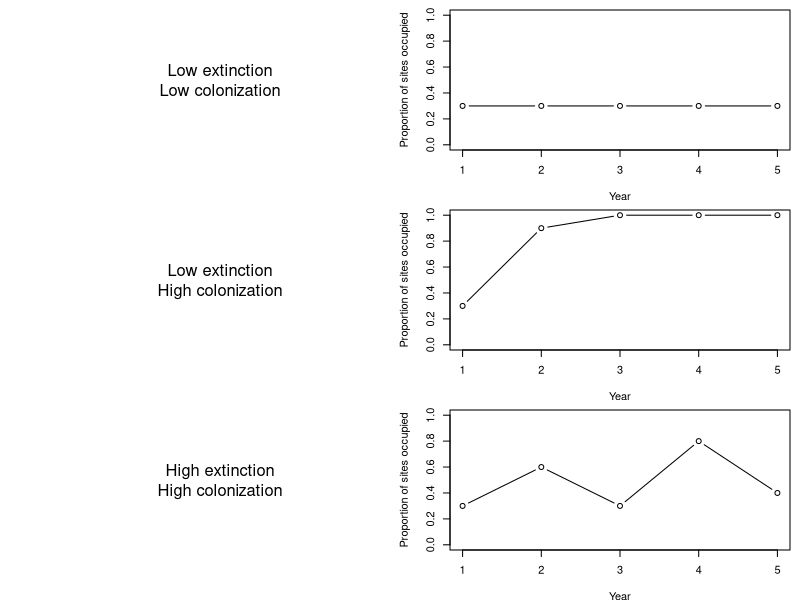
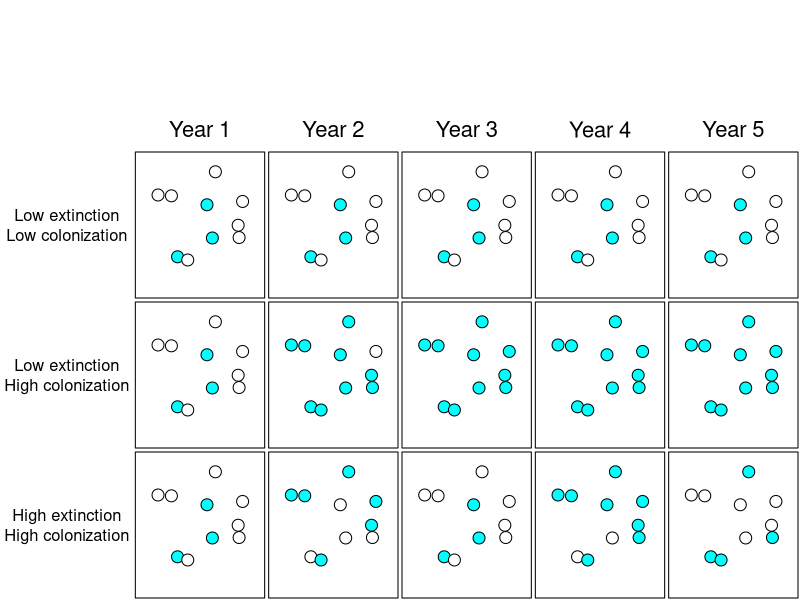

Generate these figures, in order, with R:
## ----eval=FALSE,include=FALSE--------------------------------------------
## source("../../rnw2pdf.R")
## rnw2pdf("lecture-metapop")
## rnw2pdf("lecture-metapop",tangle=TRUE)


## ----metapop1,include=FALSE,echo=FALSE,results='hide'--------------------
set.seed(1)#(388730)
N <- 10
T <- 5
X <- cbind(runif(N, 1, 9), runif(N, 1, 9))
psi <- 0.4
z1 <- z2 <- z3 <- matrix(0L, N, T)
z1[,1] <- z2[,1] <- z3[,1] <- rbinom(N, 1, psi)
for(t in 2:T) {
    z1[,t] <- z1[,t-1]
    z2[,t] <- rbinom(N, 1, z2[,t-1]*1 + (1-z2[,t-1])*0.8)
    z3[,t] <- rbinom(N, 1, z3[,t-1]*.2 + (1-z3[,t-1])*0.8)
}
if(!dir.exists("figs")) dir.create("figs")
if(!dir.exists("figs/ex1")) dir.create("figs/ex1")
pdf("figs/ex1/ex1-1.pdf", width=8, height=6)
par(mai=c(0.02,0.02,0.02,0.02), mfrow=c(4, 6))
plot(0, 0, type="n", ann=FALSE, axes=FALSE)
plot(0, 0, type="n", ann=FALSE, axes=FALSE)
text(0, -0.8, "Year 1", cex=2)
plot(0, 0, type="n", ann=FALSE, axes=FALSE)
text(0, -0.8, "Year 2", cex=2)
plot(0, 0, type="n", ann=FALSE, axes=FALSE)
text(0, -0.8, "Year 3", cex=2)
plot(0, 0, type="n", ann=FALSE, axes=FALSE)
text(0, -0.8, "Year 4", cex=2)
plot(0, 0, type="n", ann=FALSE, axes=FALSE)
text(0, -0.8, "Year 5", cex=2)
plot(0, 0, type="n", ann=FALSE, axes=FALSE)
text(0, 0, "Low extinction\nLow colonization", cex=1.5)
symbols(X, circles=rep(0.5,nrow(X)), bg=ifelse(z1[,1]==TRUE, "cyan", "white"),
        xlim=c(0, 10), ylim=c(0, 10), inches=FALSE, xaxt="n", yaxt="n", ann=FALSE)
symbols(X, circles=rep(0.5,nrow(X)), bg=ifelse(z1[,1]==TRUE, "cyan", "white"),
        xlim=c(0, 10), ylim=c(0, 10), inches=FALSE, xaxt="n", yaxt="n", ann=FALSE)
symbols(X, circles=rep(0.5,nrow(X)), bg=ifelse(z1[,1]==TRUE, "cyan", "white"),
        xlim=c(0, 10), ylim=c(0, 10), inches=FALSE, xaxt="n", yaxt="n", ann=FALSE)
symbols(X, circles=rep(0.5,nrow(X)), bg=ifelse(z1[,1]==TRUE, "cyan", "white"),
        xlim=c(0, 10), ylim=c(0, 10), inches=FALSE, xaxt="n", yaxt="n", ann=FALSE)
symbols(X, circles=rep(0.5,nrow(X)), bg=ifelse(z1[,1]==TRUE, "cyan", "white"),
        xlim=c(0, 10), ylim=c(0, 10), inches=FALSE, xaxt="n", yaxt="n", ann=FALSE)
plot(0, 0, type="n", ann=FALSE, axes=FALSE)
text(0, 0, "Low extinction\nHigh colonization", cex=1.5)
symbols(X, circles=rep(0.5,nrow(X)), bg=ifelse(z2[,1]==TRUE, "cyan", "white"),
        xlim=c(0, 10), ylim=c(0, 10), inches=FALSE, xaxt="n", yaxt="n", ann=FALSE)
symbols(X, circles=rep(0.5,nrow(X)), bg=ifelse(z2[,2]==TRUE, "cyan", "white"),
        xlim=c(0, 10), ylim=c(0, 10), inches=FALSE, xaxt="n", yaxt="n", ann=FALSE)
symbols(X, circles=rep(0.5,nrow(X)), bg=ifelse(z2[,3]==TRUE, "cyan", "white"),
        xlim=c(0, 10), ylim=c(0, 10), inches=FALSE, xaxt="n", yaxt="n", ann=FALSE)
symbols(X, circles=rep(0.5,nrow(X)), bg=ifelse(z2[,4]==TRUE, "cyan", "white"),
        xlim=c(0, 10), ylim=c(0, 10), inches=FALSE, xaxt="n", yaxt="n", ann=FALSE)
symbols(X, circles=rep(0.5,nrow(X)), bg=ifelse(z2[,5]==TRUE, "cyan", "white"),
        xlim=c(0, 10), ylim=c(0, 10), inches=FALSE, xaxt="n", yaxt="n", ann=FALSE)
plot(0, 0, type="n", ann=FALSE, axes=FALSE)
text(0, 0, "High extinction\nHigh colonization", cex=1.5)
symbols(X, circles=rep(0.5,nrow(X)), bg=ifelse(z3[,1]==TRUE, "cyan", "white"),
        xlim=c(0, 10), ylim=c(0, 10), inches=FALSE, xaxt="n", yaxt="n", ann=FALSE)
symbols(X, circles=rep(0.5,nrow(X)), bg=ifelse(z3[,2]==TRUE, "cyan", "white"),
        xlim=c(0, 10), ylim=c(0, 10), inches=FALSE, xaxt="n", yaxt="n", ann=FALSE)
symbols(X, circles=rep(0.5,nrow(X)), bg=ifelse(z3[,3]==TRUE, "cyan", "white"),
        xlim=c(0, 10), ylim=c(0, 10), inches=FALSE, xaxt="n", yaxt="n", ann=FALSE)
symbols(X, circles=rep(0.5,nrow(X)), bg=ifelse(z3[,4]==TRUE, "cyan", "white"),
        xlim=c(0, 10), ylim=c(0, 10), inches=FALSE, xaxt="n", yaxt="n", ann=FALSE)
symbols(X, circles=rep(0.5,nrow(X)), bg=ifelse(z3[,5]==TRUE, "cyan", "white"),
        xlim=c(0, 10), ylim=c(0, 10), inches=FALSE, xaxt="n", yaxt="n", ann=FALSE)
dev.off()


## ----ex2,include=TRUE,echo=FALSE,results='hide',fig.height=5.5,fig.align='left'----
par(mfrow=c(3,2), mai=c(0.5,0.5,0.1,0.1))
plot(0, 0, type="n", ann=FALSE, axes=FALSE,)
text(0, 0, "Low extinction\nLow colonization", cex=1.5)
plot(1:5, colSums(z1)/N, type="b", xlab="Year",
     ylab="Proportion of sites occupied", ylim=0:1)
plot(0, 0, type="n", ann=FALSE, axes=FALSE)
text(0, 0, "Low extinction\nHigh colonization", cex=1.5)
plot(1:5, colSums(z2)/N, type="b", xlab="Year",
     ylab="Proportion of sites occupied", ylim=0:1)
plot(0, 0, type="n", ann=FALSE, axes=FALSE)
text(0, 0, "High extinction\nHigh colonization", cex=1.5)
plot(1:5, colSums(z3)/N, type="b", xlab="Year",
     ylab="Proportion of sites occupied", ylim=0:1)

